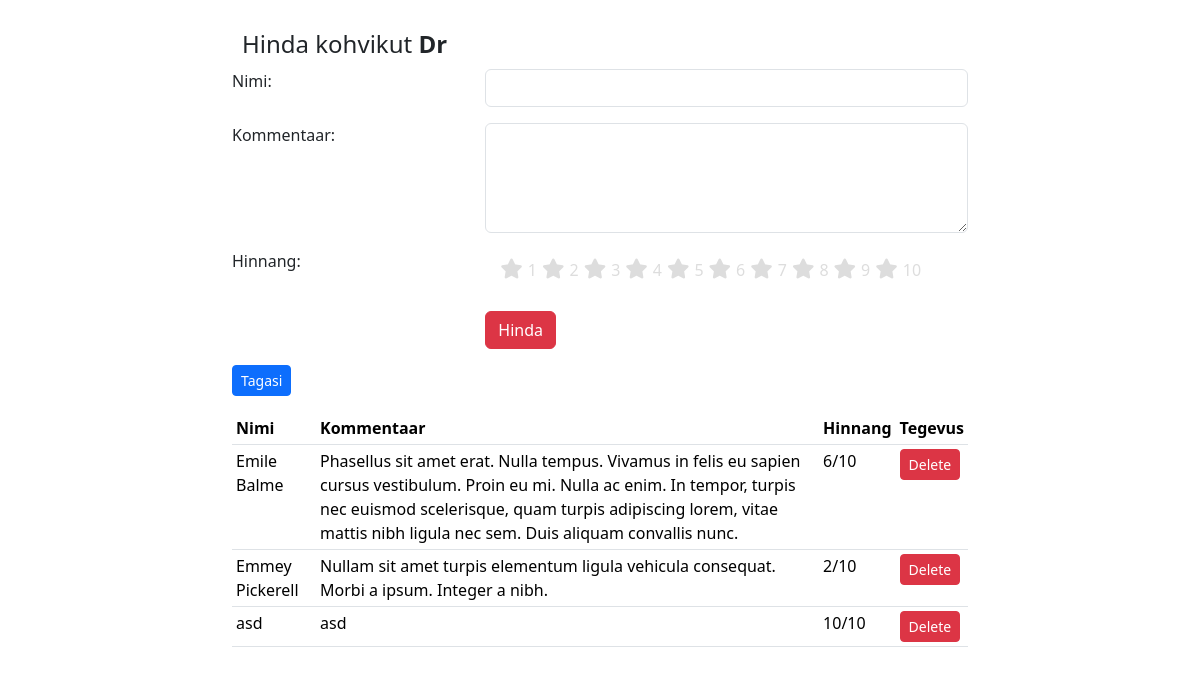
/kohvik.php?id=4, run on the app's committed database.
### tables this page shows
CREATE TABLE `toidukohad` (
  `id` int(6) NOT NULL,
  `nimi` varchar(255) NOT NULL,
  `asukoht` varchar(255) NOT NULL,
  `keskmine_hinne` double NOT NULL,
  `hinnatud` int(6) NOT NULL
);

CREATE TABLE `hinnangud` (
  `id` int(6) NOT NULL,
  `nimi` varchar(255) NOT NULL,
  `kommentaar` varchar(255) NOT NULL,
  `hinnang` int(2) NOT NULL,
  `toidukohad_id` int(6) NOT NULL
);

### kohvik.php (the view, shortened to what this page needs)
<?php include('config.php'); ?>
<!doctype html>
<html lang="et">
<head>
    <link href="https://cdn.jsdelivr.net/npm/bootstrap@5.3.3/dist/css/bootstrap.min.css" rel="stylesheet">
    <link href="//netdna.bootstrapcdn.com/font-awesome/3.2.1/css/font-awesome.css" rel="stylesheet">
</head>
<body>
<div class="container">
    <div class="row">
        <div class="col-2"></div>
        <div class="col-8">
            <?php
            if (!empty($_GET["id"])) {
                $id = intval($_GET["id"]);
                $query = 'SELECT * FROM toidukohad WHERE id=' . $id;
                $result = mysqli_query($yhendus, $query);
                $cafe = mysqli_fetch_assoc($result);
            } else {
                echo '<div class="alert alert-danger" role="alert">Cafe ID is missing.</div>';
                exit();
            }
            ?>
            <h1>Hinda kohvikut <strong><?php echo htmlspecialchars($cafe['nimi']); ?></strong></h1>
            <form action="kohvik.php?id=<?php echo $id; ?>" method="post">
                <div class="row mb-3">
                    <div class="col-sm-4">Nimi:</div>
                    <div class="col-sm-8"><input required type="text" name="nimi" class="form-control"></div>
                </div>
                <div class="row mb-3">
                    <div class="col-sm-4">Kommentaar:</div>
                    <div class="col-sm-8"><textarea required name="kommentaar" rows="4" class="form-control"></textarea></div>
                </div>
                <div class="row mb-3">
                    <div class="col-sm-4">Hinnang:</div>
                    <div class="col-sm-8">
                        <div class="rating">
                            <?php for ($i = 10; $i >= 1; $i--) { ?>
                                <label for="star<?php echo $i; ?>" title="<?php echo $i; ?> stars"><?php echo $i; ?> </label>
                            <?php } ?>
                        </div>
                    </div>
                </div>
                <div class="row mb-3">
                    <div class="col-sm-4"></div>
                    <div class="col-sm-8"><input class="btn btn-danger" type="submit" value="Hinda"></div>
                </div>
            </form>
            <div class="row mb-3">
                <div class="col-sm-4"><a class="btn btn-primary btn-sm" href="index.php">Tagasi</a></div>
            </div>
            <table class="table table-sm">
                <thead>
                    <tr>
                        <th>Nimi</th>
                        <th>Kommentaar</th>
                        <th>Hinnang</th>
                        <th>Tegevus</th>
                    </tr>
                </thead>
                <tbody>
                    <?php
                    $query = 'SELECT * FROM hinnangud WHERE toidukohad_id=' . $id;
                    $result = mysqli_query($yhendus, $query);
                    while ($row = mysqli_fetch_assoc($result)) {
                        echo '<tr>';
                        echo '<td>' . htmlspecialchars($row['nimi']) . '</td>';
                        echo '<td>' . htmlspecialchars($row['kommentaar']) . '</td>';
                        echo '<td>' . intval($row['hinnang']) . '/10</td>';
                        echo '<td><a href="kohvik.php?del=' . intval($row['id']) . '&id=' . $id . '" class="btn btn-danger btn-sm">Delete</a></td>';
                        echo '</tr>';
                    }
                    ?>
                </tbody>
            </table>
        </div>
        <div class="col-2"></div

### kohvik.php (style rules this page uses)
* { margin: 0; padding: 0; }
.rating { float: left; height: 46px; padding: 0 10px; }
fieldset, label { margin: 0; padding: 0; }
body { margin: 20px; }
h1 { font-size: 1.5em; margin: 10px; }
.rating { border: none; float: left; }
.rating > label:before { margin: 5px; font-size: 1.25em; font-family: FontAwesome; display: inline-block; content: "\f005"; }
.rating > label { color: #ddd; float: right; }

### data on the page
toidukohad: nimi "Dr"
hinnangud: nimi "Emile Balme", kommentaar "Phasellus sit amet erat. Nulla tempus. Vivamus in felis eu sapien cursus vestibulum. Proin eu mi. Nulla ac enim. In tempor, turpis nec euismod scelerisque, quam turpis adipiscing lorem, vitae mattis nibh ligula nec sem. Duis aliquam convallis nunc.", hinnang "6"
hinnangud: nimi "Emmey Pickerell", kommentaar "Nullam sit amet turpis elementum ligula vehicula consequat. Morbi a ipsum. Integer a nibh.", hinnang "2"
hinnangud: nimi "asd", kommentaar "asd", hinnang "10"
